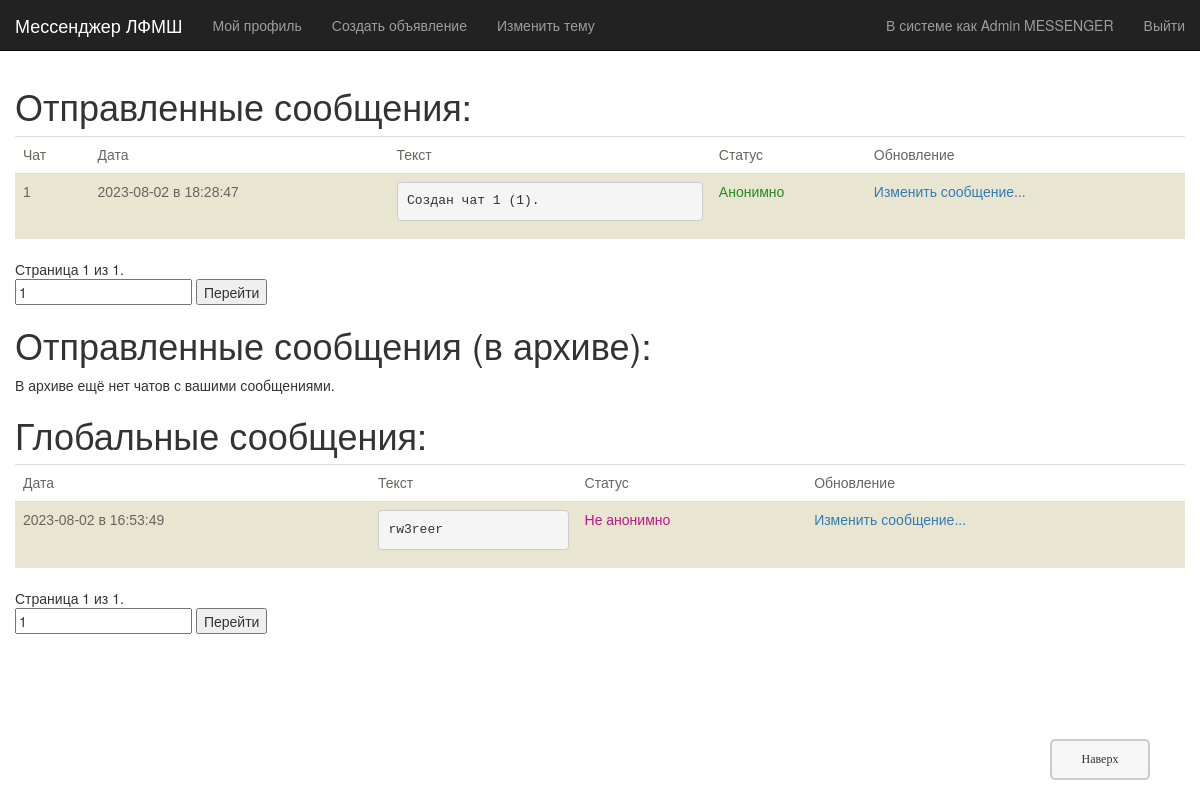
Page /messenger/messages/edit/ (signed in) on the earlier database version.
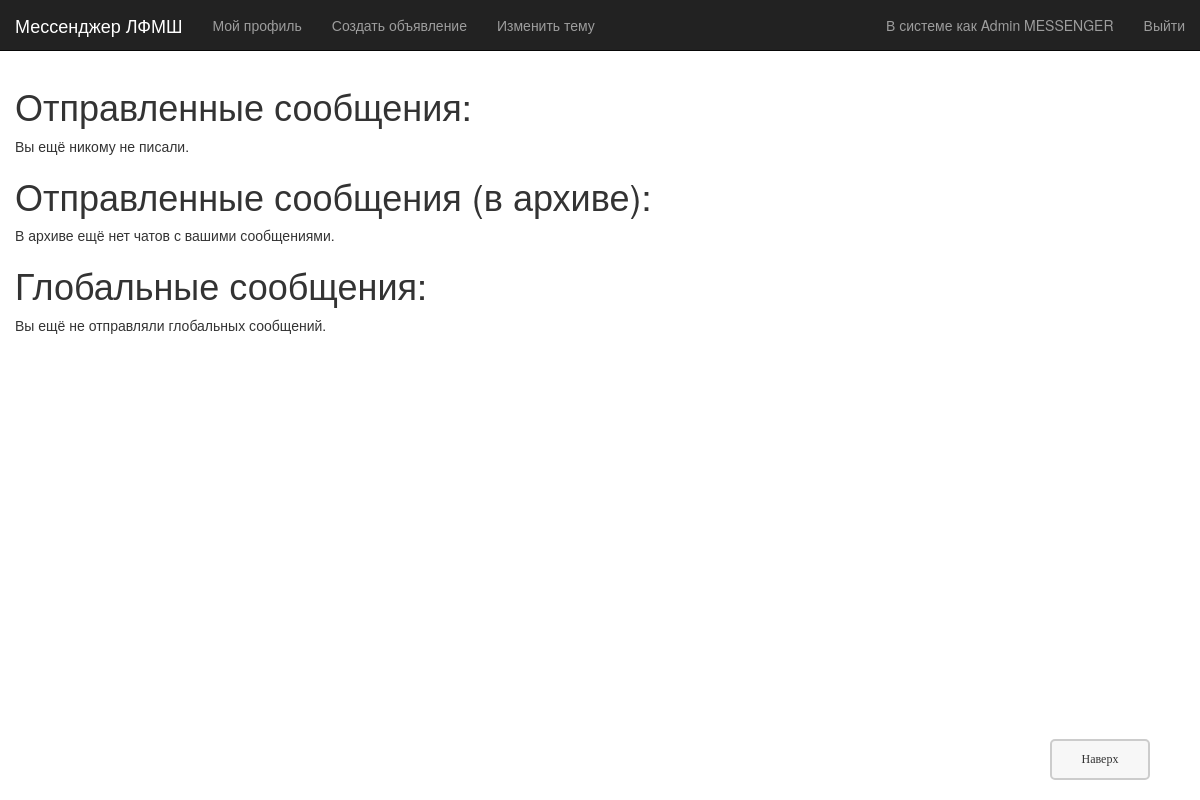
Same page on the later database version.
### lfmsh/models.py (models this page shows, shortened)
class message(models.Model):
    date = models.DateField(verbose_name="Дата:")
    time = models.TimeField(default=datetime.time(hour=0), verbose_name="Время:")
    receiver = models.ForeignKey('chat', related_name='received_mess', blank=True, on_delete=models.CASCADE, null=True, verbose_name="Получатель:")
    creator = models.ForeignKey('account', related_name='created_mess', on_delete=models.CASCADE, null=True, verbose_name="Отправитель:")
    text = models.TextField(max_length=2000, verbose_name='Текст:')
    anonim = models.BooleanField(default=False, verbose_name='Если вы хотите отправить это сообщение анонимно, поставьте здесь галочку.')
    id = models.UUIDField(primary_key=True, default=uuid.uuid4, help_text="Уникальный ID сообщения.")
    anonim_legacy = models.BooleanField(default=False, editable=False)
    def get_absolute_url(self):
        x = chat_valid.objects.get(what_chat=self.receiver) if self.receiver is not None else None
        flag = x is not None
        if not flag:
            flag = self.receiver is None
            print('nok')
        else: flag = x.avaliable
        return reverse('messages-edit-n', args=[str(self.id)]) if flag else None
    def get_date(self):
        return f'{self.date} в {self.time}'.split('.')[0]
    def anonim_status(self):
        return 'Анонимно' if self.anonim or self.anonim_legacy else 'Публично'
    def __str__(self):
        return f'{self.date}: ' + ('(глобально)' if self.receiver is None else f'К {self.receiver}') + (f' от {self.creator}' if not self.anonim else ' (анонимно)')
    class Meta:
        ordering = ["-date", "-time"]

class chat(models.Model):
    cnt = models.IntegerField(default=1, editable=False)
    name = models.CharField(max_length=50, default='', verbose_name='Название чата:')
    description = models.CharField(max_length=500, default='', verbose_name='Описание чата:')
    creator = models.ForeignKey('account', related_name='creator_chat', on_delete=models.CASCADE, null=True, verbose_name="Создатель:")
    anonim = models.BooleanField(default=False, verbose_name='Если вы хотите сделать чат анонимным, поставьте здесь галочку. Этот параметр неизменяем.')
    anonim_legacy = models.BooleanField(default=False, verbose_name='Поставьте галочку, если хотите разрешить участникам отправлять анонимные сообщения.')
    chat_ico = models.ImageField(verbose_name="Иконка чата:", null=True)
    id = models.UUIDField(primary_key=True, default=uuid.uuid4, help_text="Уникальный ID чата.")
    def __str__(self):
        return f'{self.name} (создал {self.creator}): {self.cnt} участников'
    class Meta:
        ordering = ["name"]

### lfmsh/views.py (the view)
@login_required
def home_send(request):
    mess_pr = message.objects.filter(creator=request.user.account).exclude(receiver=None)
    mess_pr_ = message.objects.filter(creator=request.user.account).exclude(receiver=None)
    if list(mess_pr) != []:
        print(mess_pr)
        i = 0
        while True:
            if not chat_valid.objects.get(what_chat=mess_pr[i].receiver).avaliable:
                mess_pr = mess_pr.exclude(id=mess_pr[i].id)
                i -= 1
            i += 1
            if i >= len(mess_pr): break
    if list(mess_pr_) != []:
        i = 0
        while True:
            if chat_valid.objects.get(what_chat=mess_pr_[i].receiver).avaliable:
                mess_pr_ = mess_pr_.exclude(id=mess_pr_[i].id)
                i -= 1
            i += 1
            if i >= len(mess_pr_): break
    mess_pub = message.objects.filter(creator=request.user.account).filter(receiver=None)
    paginator1 = Paginator(mess_pr, 25)
    paginator2 = Paginator(mess_pub, 25)
    paginator3 = Paginator(mess_pr_, 25)
    page1 = request.GET.get('page1')
    page2 = request.GET.get('page2')
    page3 = request.GET.get('page2')
    try:
        items1 = paginator1.page(page1)
    except PageNotAnInteger:
        items1 = paginator1.page(1)
    except EmptyPage:
        items1 = paginator1.page(paginator1.num_pages)
    try:
        items2 = paginator2.page(page2)
    except PageNotAnInteger:
        items2 = paginator2.page(1)
    except EmptyPage:
        items2 = paginator2.page(paginator2.num_pages)
    try:
        items3 = paginator3.page(page3)
    except PageNotAnInteger:
        items3 = paginator3.page(1)
    except EmptyPage:
        items3 = paginator3.page(paginator3.num_pages)
    return render(
        request,
        'messenger/messages_list.html',
        context={'messages': mess_pr, 'messages_public': mess_pub,
                 'items1': items1, 'items2': items2, 'items3': items3,},
    )

### lfmsh/models.py (called while the page is built)
    def from_db_value(self, value, expression, connection):
        if value is None:
            return []
        return json.loads(value)

    def __str__(self):
        return f'{self.last_name} {self.first_name[0]}.{self.middle_name[0]}.'

    def short_name(self):
        return f'{self.last_name} {self.first_name}'

### lfmsh/templates/messenger/messages_list.html (shortened to what this page needs)
{% extends "base_generic.html" %}
{% block content %}
<h1>Отправленные сообщения:</h1>
{% if messages %}
<table class="table">
    <tr class="tr">
        <td class="td">Чат</td>
        <td class="td">Дата</td>
        <td class="td">Текст</td>
        <td class="td">Статус</td>
        <td class="td">Обновление</td>
    </tr>
    {% for element in items1 %}
    <tr class="tr">
        <td class="td">{{ element.receiver.name }}</td>
        <td class="td">{{ element.get_date }}</td>
        <td class="td"><pre class="multiple-text">{{ element.text }}</pre></td>
        <td class="td"><span {% if element.anonim %} class="green" {% elif not element.anonim_legacy %} class="red" {% endif %}>
            {{ element.anonim_status }}</span></td>
        <td class="td"><a href="{{ element.get_absolute_url }}">Изменить сообщение...</a></td>
    </tr>
    {% endfor %}
</table>
<span class="page-current">
    Страница {{ items1.number }} из {{ items1.paginator.num_pages }}.
</span>
<form method="GET" action="{% url 'messages-edit' %}">
    <input type="text" name="page2" value="{{ items1.number }}" />
    <button type="submit">Перейти</button>
</form>
{% else %}
    <p>Вы ещё никому не писали.</p>
{% endif %}
<h1>Отправленные сообщения (в архиве):</h1>
{% if items3 %}
<table class="table">
    <tr class="tr">
        <td class="td">Чат</td>
        <td class="td">Дата</td>
        <td class="td">Текст</td>
        <td class="td">Статус</td>
    </tr>
    {% for element in items3 %}
    <tr class="tr">
        <td class="td">{{ element.receiver.name }}</td>
        <td class="td">{{ element.get_date }}</td>
        <td class="td"><pre class="multiple-text">{{ element.text }}</pre></td>
        <td class="td"><span {% if element.anonim %} class="green" {% elif not element.anonim_legacy %} class="red" {% endif %}>
            {{ element.anonim_status }}</span></td>
    </tr>
    {% endfor %}
</table>
{% if items3.has_previous %}
    <a href="?page3={{ items3.previous_page_number }}">Предыдущая страница</a>
{% endif %}
<span class="page-current">
    Страница {{ items3.number }} из {{ items3.paginator.num_pages }}.
</span>
{% if items3.has_next %}
    <a href="?page3={{ items3.next_page_number }}">Следующая страница</a>
{% endif %}
<form method="GET" action="{% url 'messages-edit' %}">
    <input type="text" name="page3" value="{{ items3.number }}" />
    <button type="submit">Перейти</button>
</form>
{% else %}
    <p>В архиве ещё нет чатов с вашими сообщениями.</p>
{% endif %}
<h1>Глобальные сообщения:</h1>
{% if messages_public %}
<table class="table">
    <tr class="tr">
        <td class="td">Дата</td>
        <td class="td">Текст</td>
        <td class="td">Статус</td>
        <td class="td">Обновление</td>
    </tr>
    {% for element in items2 %}
    <tr class="tr">
        <td class="td">{{ element.get_date }}</td>
        <td class="td"><pre class="multiple-text">{{ element.text }}</pre></td>
        <td class="td">{% if element.anonim %}<span class="green">Анонимно</span>{% else %}<span class="red">Не анонимно</span>{% endif %}</td>
        <td class="td"><a href="{{ element.get_absolute_url }}">Изменить сообщение...</a></td>
    </tr>
    {% endfor %}
</table>
<span class="page-current">
    Страница {{ items2.number }} из {{ items2.paginator.num_pages }}.
</span>
<form method="GET" action="{% url 'messages-edit' %}">
    <input type="text" name="page1" value="{{ items2.number }}" />
    <button type="submit">Перейти</button>
</form>
{% else %}
    <p>Вы ещё не отправляли глобальных сообщений.</p>
{% endif %}
<a href="#top" title="В начало" tabindex="-1" class="topbutton">Наверх</a>
{% endblock %}

Differences in the rows shown:
removed message: receiver.name "1", get_date "2023-08-02 в 18:28:47", text "Создан чат 1 (1).", anonim_status "Анонимно", shown under "Отправленные сообщения:"
removed message: get_date "2023-08-02 в 16:53:49", text "rw3reer", anonim "Не анонимно", shown under "Глобальные сообщения:"
Other differences:
{{ items1.number }}: "1" → (not shown)
{{ items1.paginator.num_pages }}: "1" → (not shown)
form field page2: "1" → (not shown)
{{ items2.number }}: "1" → (not shown)
{{ items2.paginator.num_pages }}: "1" → (not shown)
form field page1: "1" → (not shown)
text no longer shown: "Чат Дата Текст Статус Обновление Страница из . Перейти Дата Текст Статус Обновление Страница из . Перейти"
text now shown: "Вы ещё никому не писали. Вы ещё не отправляли глобальных сообщений."
